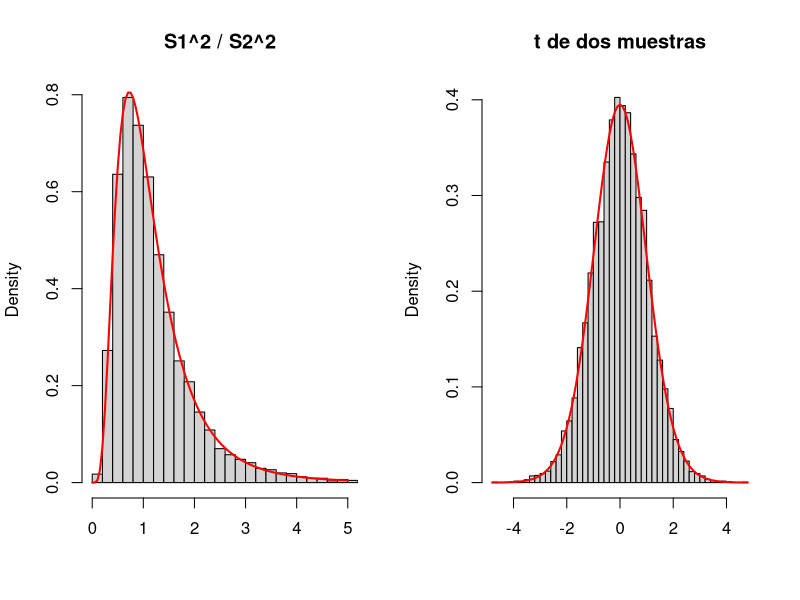

Here is the R script that generated this plot:
# Programa 3: dos edificios con la F y la t de dos muestras
# Del artículo «Distribuciones en el muestreo — práctica en R con el wifi del campus, replicate, histogramas, qchisq, qt y qf (y la curva que no encajaba por un grado de libertad)»
# https://sergiolearns.com/distribuciones-en-el-muestreo-practica/

set.seed(2026)
m <- 15; n <- 12; sigma <- 6
dos_edificios <- function(mu2) {
  a <- rnorm(m, 40, sigma)                       # Informática
  b <- rnorm(n, mu2, sigma)                      # biblioteca
  sp <- sqrt(((m - 1) * var(a) + (n - 1) * var(b)) / (m + n - 2))   # varianza combinada
  c(F = var(a) / var(b),                         # S1^2 / S2^2 ~ F(14, 11)
    t = (mean(a) - mean(b)) / (sp * sqrt(1 / m + 1 / n)))           # ~ t(25) si mu2 = 40
}
iguales <- replicate(10000, dos_edificios(40))
c(F_cola = mean(iguales["F", ] > qf(0.95, m - 1, n - 1)),
  t_colas = mean(abs(iguales["t", ]) > qt(0.975, m + n - 2)))
round(c(media_F = mean(iguales["F", ]), teorica = (n - 1) / (n - 3)), 3)
lenta <- replicate(10000, dos_edificios(46))
c(F_cola = mean(lenta["F", ] > qf(0.95, m - 1, n - 1)),
  t_abajo = mean(lenta["t", ] < qt(0.025, m + n - 2)))
par(mfrow = c(1, 2))
hist(iguales["F", ], freq = FALSE, breaks = 60, xlim = c(0, 5), main = "S1^2 / S2^2", xlab = "")
curve(df(x, m - 1, n - 1), add = TRUE, lwd = 2, col = "red")
hist(iguales["t", ], freq = FALSE, breaks = 40, main = "t de dos muestras", xlab = "")
curve(dt(x, m + n - 2), add = TRUE, lwd = 2, col = "red")
par(mfrow = c(1, 1))
